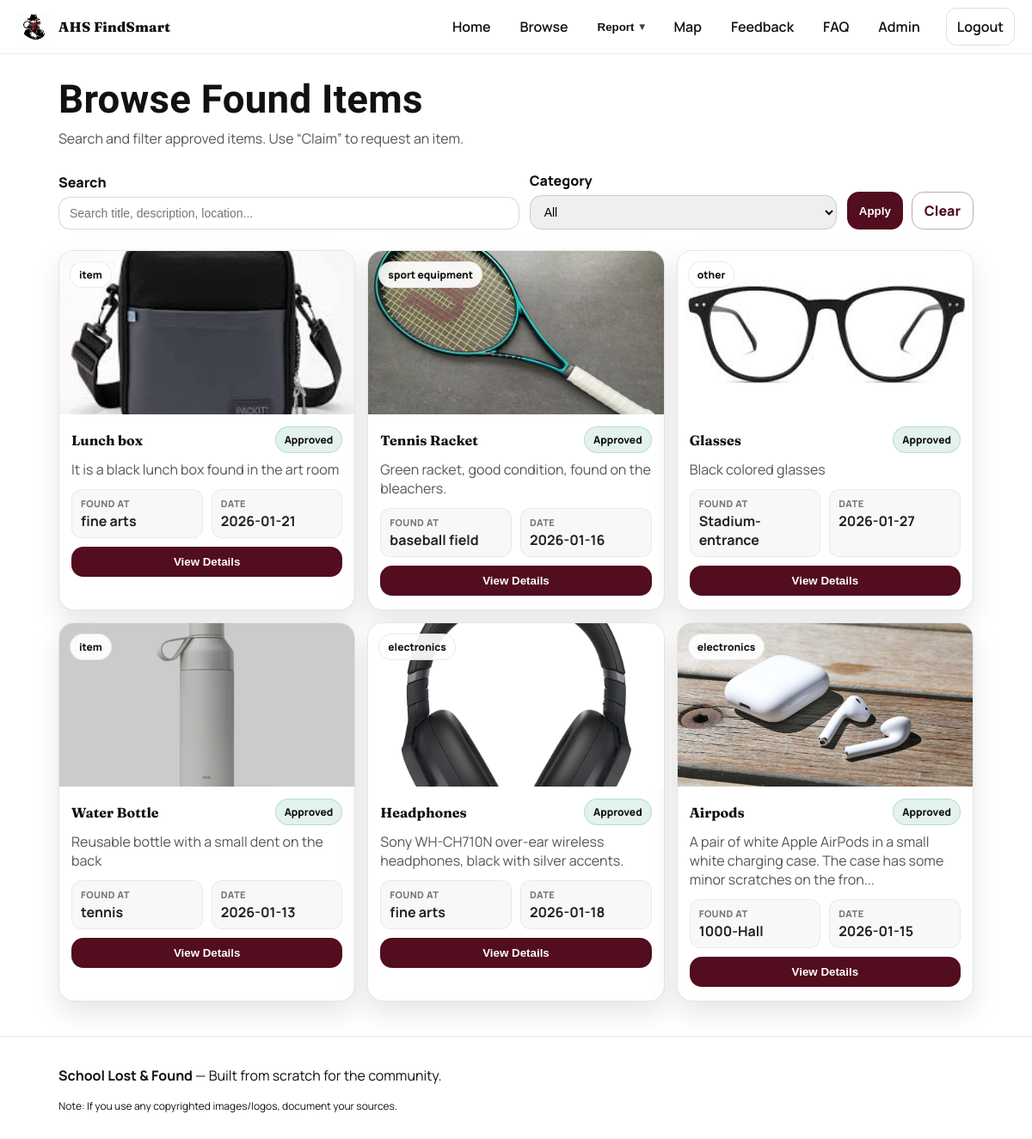
Screenshot of /browse with the database file from the repository.
### tables this page shows
CREATE TABLE found_items (
  id INTEGER PRIMARY KEY AUTOINCREMENT,
  title TEXT NOT NULL,
  category TEXT NOT NULL,
  location_found TEXT NOT NULL,
  date_found TEXT NOT NULL,
  description TEXT NOT NULL,
  photo_filename TEXT,
  status TEXT NOT NULL DEFAULT 'pending',  -- pending | approved | claimed
  created_at TEXT NOT NULL
, location_id TEXT);

### app.py (the view)
    @app.route("/browse")
    def browse():
        q = request.args.get("q", "").strip()
        category = request.args.get("category", "").strip()
        conn = get_conn()
        try:
            sql = "SELECT * FROM found_items WHERE status='approved'"
            params = []
            if q:
                sql += " AND (title LIKE ? OR description LIKE ? OR location_found LIKE ?)"
                like = f"%{q}%"
                params.extend([like, like, like])
            if category:
                sql += " AND category = ?"
                params.append(category)
            sql += " ORDER BY id DESC"
            items = conn.execute(sql, params).fetchall()
            categories = conn.execute(
                "SELECT DISTINCT category FROM found_items ORDER BY category ASC"
            ).fetchall()
        finally:
            conn.close()
        return render_template("browse.html", items=items, q=q, category=category, categories=categories)

### db.py (called while the page is built)
def get_conn() -> sqlite3.Connection:
    conn = sqlite3.connect(DB_PATH)
    conn.row_factory = sqlite3.Row
    return conn

### templates/browse.html (shortened to what this page needs)
{% extends "base.html" %}
{% block content %}
<section class="page-head friendly-head">
  <div class="container">
    <h1>Browse Found Items</h1>
    <p class="muted">Search and filter approved items. Use “Claim” to request an item.</p>
  </div>
</section>
<section class="container">
  <form class="filters" method="GET" action="{{ url_for('browse') }}" aria-label="Search and filters">
    <div class="field">
      <label for="q">Search</label>
      <input id="q" name="q" value="{{ q }}" placeholder="Search title, description, location..." />
    </div>
    <div class="field">
      <label for="category">Category</label>
      <select id="category" name="category">
        <option value="">All</option>
      </select>
    </div>
    <div class="field actions">
      <button class="btn" type="submit">Apply</button>
      <a class="btn btn-outline" href="{{ url_for('browse') }}">Clear</a>
    </div>
  </form>
  <div class="grid browse-grid">
    {% for item in items %}
      <article class="card item-card">
        <div class="card-top">
          <span class="chip">{{ item.category }}</span>
          {% if item.photo_filename %}
            <img
              class="card-img"
              src="{{ url_for('uploaded_file', filename=item.photo_filename) }}"
              alt="Photo of {{ item.title }}"
            />
          {% else %}
            <div class="card-img placeholder" aria-label="No photo provided">No Photo</div>
          {% endif %}
        </div>
        <div class="card-body">
          <div class="card-title-row">
            <h2 class="card-title">{{ item.title }}</h2>
            <span class="badge badge-{{ item.status }}">{{ item.status }}</span>
          </div>
          <p class="card-desc muted">{{ item.description|truncate(110, True, '...') }}</p>
          <div class="card-meta">
            <div>
              <span class="meta-label">Found at</span>
              <span class="meta-value">{{ item.location_found }}</span>
            </div>
            <div>
              <span class="meta-label">Date</span>
              <span class="meta-value">{{ item.date_found }}</span>
            </div>
          </div>
          <div class="card-actions">
            <button
              class="btn btn-block js-item-details"
              type="button"
              data-title="{{ item.title|e }}"
              data-description="{{ item.description|e }}"
              data-location="{{ item.location_found|e }}"
              data-date="{{ item.date_found|e }}"
              data-category="{{ item.category|e }}"
              data-status="{{ item.status|e }}"
              data-claim-url="{{ url_for('claim_item', item_id=item.id) }}"
              data-image="{% if item.photo_filename %}{{ url_for('uploaded_file', filename=item.photo_filename) }}{% endif %}"
            >
              View Details
            </button>
          </div>
        </div>
      </article>
    {% endfor %}
  </div>
</section>
{% endblock %}

### templates/base.html (shortened to what this page needs)
<!doctype html>
<html lang="en">
<head>
  <link rel="stylesheet" href="{{ url_for('static', filename='css/styles.css') }}">
</head>
<body class="{{ body_class if body_class else '' }}">
  <header class="topbar">
    <div class="brand">
      <img
        class="brand-logo"
        src="{{ url_for('static', filename='img/logo.png') }}"
        alt="School Lost and Found Logo"
      />
      <div class="brand-title">AHS FindSmart</div>
    </div>
    <nav class="nav" aria-label="Primary navigation">
      <a class="nav-link" href="{{ url_for('home') }}">Home</a>
      <a class="nav-link" href="{{ url_for('browse') }}">Browse</a>
      <div class="nav-dropdown">
        <button class="nav-link nav-dropbtn" aria-haspopup="true" aria-expanded="false">
          Report
          <span class="chev" aria-hidden="true">▾</span>
        </button>
      </div>
      <a class="nav-link" href="{{ url_for('map_page') }}">Map</a>
      <a class="nav-link" href="{{ url_for('feedback') }}">Feedback</a>
      <a class="nav-link" href="{{ url_for('faq') }}">FAQ</a>
      <a class="nav-link" href="{{ url_for('admin_panel') }}">Admin</a>
      <div class="nav-right">
        <a class="nav-link logout" href="{{ url_for('logout') }}">Logout</a>
      </div>
    </nav>
  </header>
  <main id="main">
    {% block content %}{% endblock %}
  </main>
  <footer class="footer">
    <div class="footer-inner">
      <p><strong>School Lost &amp; Found</strong> — Built from scratch for the community.</p>
      <p class="tiny">
        Note: If you use any copyrighted images/logos, document your sources.
      </p>
    </div>
  </footer>
</body>
</html>

### rows the page displays
found_items: category "item", photo_filename (picture), title "Lunch box", status "Approved", description "It is a black lunch box found in the art room", location_found "fine arts", date_found "2026-01-21"
found_items: category "sport equipment", photo_filename (picture), title "Tennis Racket", status "Approved", description "Green racket, good condition, found on the bleachers.", location_found "baseball field", date_found "2026-01-16"
found_items: category "other", photo_filename (picture), title "Glasses", status "Approved", description "Black colored glasses", location_found "Stadium-entrance", date_found "2026-01-27"
found_items: category "item", photo_filename (picture), title "Water Bottle", status "Approved", description "Reusable bottle with a small dent on the back", location_found "tennis", date_found "2026-01-13"
found_items: category "electronics", photo_filename (picture), title "Headphones", status "Approved", description "Sony WH-CH710N over-ear wireless headphones, black with silver accents.", location_found "fine arts", date_found "2026-01-18"
found_items: category "electronics", photo_filename (picture), title "Airpods", status "Approved", description "A pair of white Apple AirPods in a small white charging case. The case has some minor scratches on the fron...", location_found "1000-Hall", date_found "2026-01-15"
